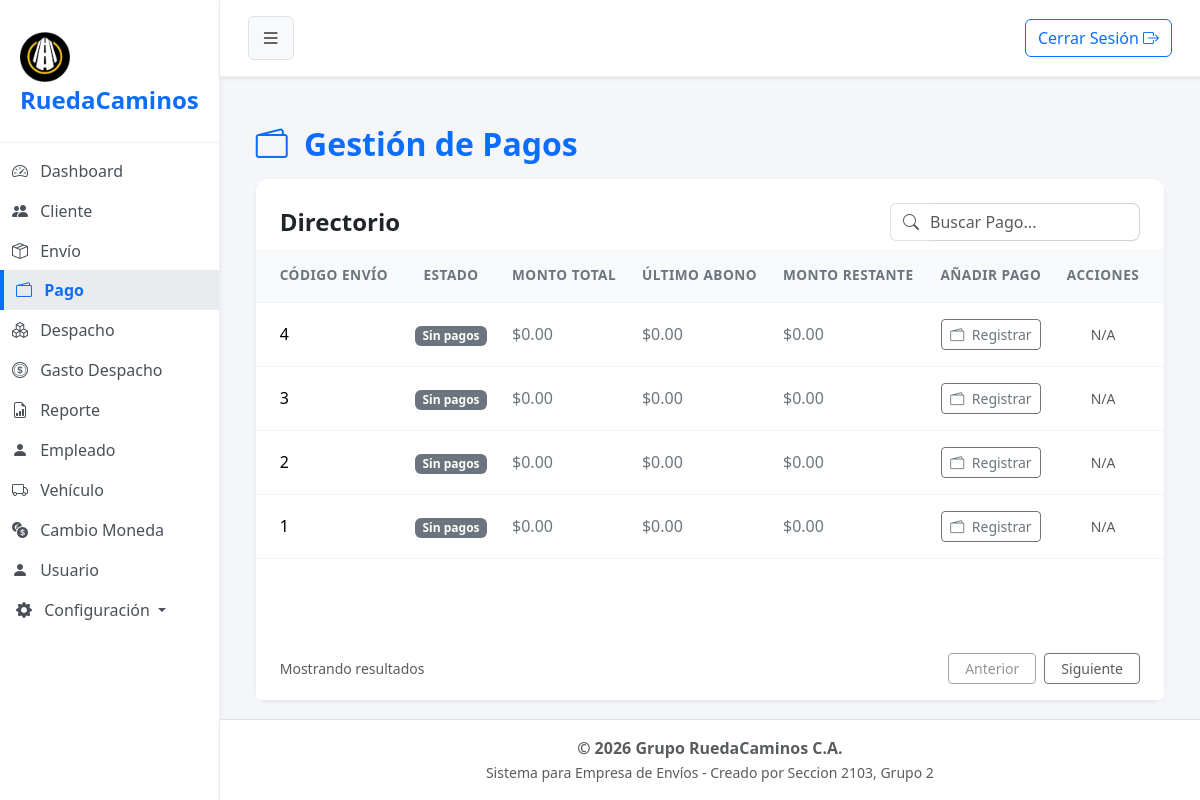
The page /?url=pago (signed in) on the database as committed earlier.
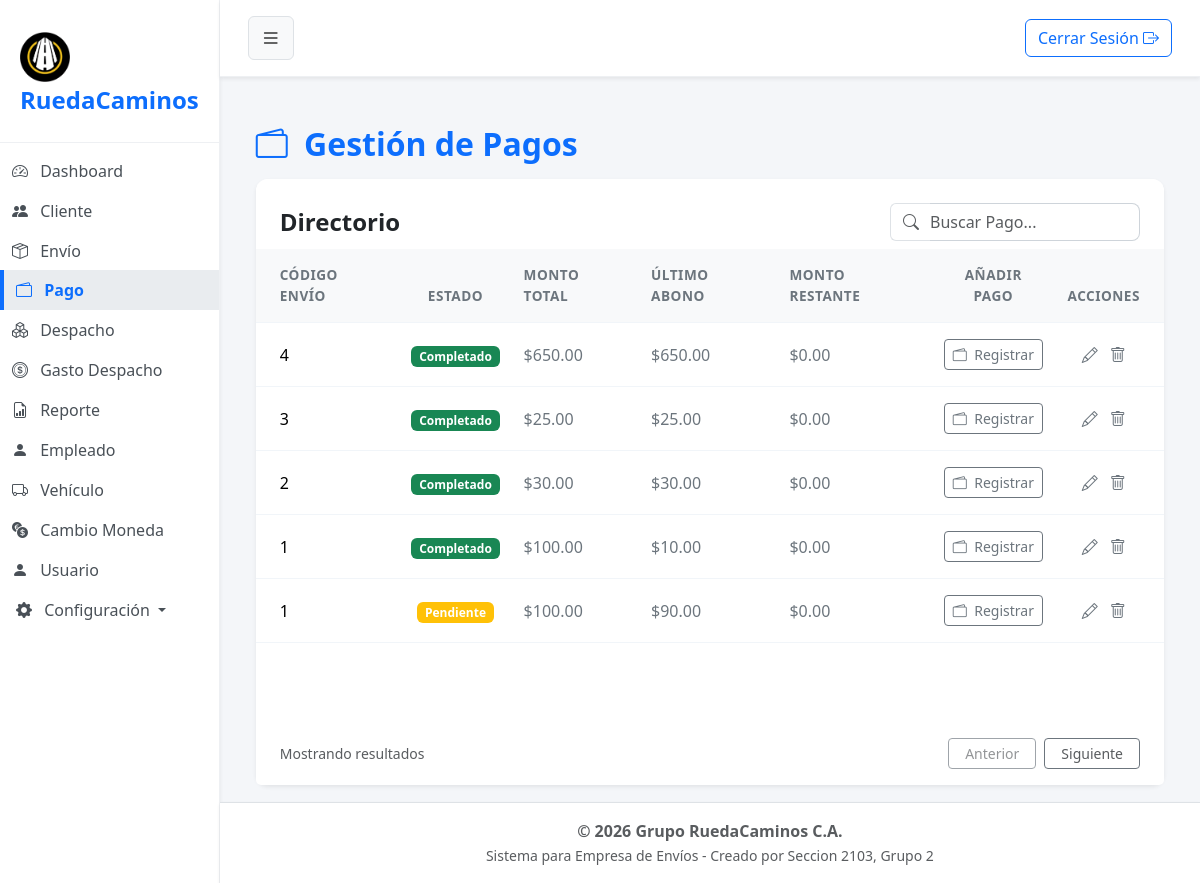
The same page on the database as committed later.
### tables this page shows
CREATE TABLE `envio` (
  `cod_envio` int(11) NOT NULL,
  `fecha` datetime NOT NULL,
  `monto_total` decimal(8,2) DEFAULT NULL,
  `estado` tinyint(1) NOT NULL,
  `cod_despacho` int(11) DEFAULT NULL,
  `peso_total` decimal(6,2) DEFAULT NULL,
  `anchura` decimal(5,2) NOT NULL,
  `altura` decimal(5,2) NOT NULL,
  `descrip_contenido` varchar(50) NOT NULL,
  `distancia_total` float(7,2) DEFAULT NULL,
  `cod_unidadmedida` int(1) DEFAULT NULL,
  `cod_preciokilometraje` int(11) DEFAULT NULL,
  `estatus_fragil` tinyint(1) NOT NULL
);

CREATE TABLE `pago` (
  `cod_pago` int(11) NOT NULL,
  `fecha` date NOT NULL,
  `hora` datetime NOT NULL,
  `monto` decimal(8,2) NOT NULL,
  `referencia` varchar(20) NOT NULL,
  `estado_pago` tinyint(1) NOT NULL DEFAULT 0,
  `cod_envio` int(11) NOT NULL,
  `estado` tinyint(1) NOT NULL,
  `cod_detallepago` int(11) NOT NULL
);

CREATE TABLE `detalle_pago` (
  `cod_detallepago` int(11) NOT NULL,
  `referencia` int(11) NOT NULL,
  `cod_metodopago` int(1) NOT NULL,
  `cod_banco` int(1) NOT NULL,
  `monto` decimal(8,2) NOT NULL
);

### app/controller/pagoController.php (called while the page is built, shortened)
<?php
$pago = new Pago();
$registros = $pago->obt_RegistrosPago();
include 'app/view/layout/header.php';
include 'app/view/pago/pagoView.php';
include 'app/view/layout/footer.php';
?>

### index.php (called while the page is built, shortened)
<?php
    $frontController = new FrontController();
?>

### app/config/Conexion.php (called while the page is built, shortened)
<?php
abstract class Conexion
{
    public $host = "localhost";
    public $namedb = "grupo_ruedacaminos";
    public $userdb = "root";
    public $passwd = "";
    public function __construct()
    {
        $this->conexion = $this->getConnection();
    }
    public function getConnection(): PDO
    {
        try {
            $dsn = "mysql:host=" . $this->host . ";dbname=" . $this->namedb . ";charset=utf8";
            $conexion = new PDO($dsn, $this->userdb, $this->passwd);
            $conexion->setAttribute(PDO::ATTR_ERRMODE, PDO::ERRMODE_EXCEPTION);
        } catch (PDOException $error) {
            die('No se pudo conectar a la base de datos, error:' . $error->getMessage());
        }
        return $conexion;
    }
}

### app/model/Pago.php (called while the page is built, shortened)
<?php
class Pago extends Conexion
{
    public function obt_RegistrosPago()
    {
        try {
            $sentencia = "SELECT e.cod_envio, e.monto_total, e.estado as estado_envio, p.cod_pago, p.fecha, p.hora, p.referencia, p.estado_pago, d.cod_detallepago, d.referencia as ref_detalle, d.monto as monto_abonado, m.nombre as metodo_pago, b.nombre as banco_nombre, d.cod_metodopago, d.cod_banco, (SELECT SUM(dp2.monto) FROM pago p2 INNER JOIN detalle_pago dp2 ON p2.cod_detallepago = dp2.cod_detallepago WHERE p2.cod_envio = e.cod_envio AND p2.estado = 1) as total_abonado_envio FROM envio e LEFT JOIN pago p ON e.cod_envio = p.cod_envio AND p.estado = 1 LEFT JOIN detalle_pago d ON p.cod_detallepago = d.cod_detallepago LEFT JOIN metodo_pago m ON d.cod_metodopago = m.cod_metodo LEFT JOIN banco b ON d.cod_banco = b.cod_banco WHERE e.estado = 1 ORDER BY e.cod_envio DESC, p.cod_pago DESC";
            $select = $this->conexion->prepare($sentencia);
            $select->execute();
            return $select->fetchAll(\PDO::FETCH_ASSOC);
        } catch (\PDOException $e) {
            return [];
        }
    }
}

### app/view/pago/componentes/tabla.php (the view)
<div class="card-body p-0">
    <div class="table-responsive">
        <table class="table table-hover align-middle mb-0">
            <thead class="table-light table-header-custom">
                <tr>
                    <th class="ps-4">CÓDIGO ENVÍO</th>
                    <th class="text-center">ESTADO</th>
                    <th>MONTO TOTAL</th>
                    <th>ÚLTIMO ABONO</th>
                    <th>MONTO RESTANTE</th>
                    <th class="text-center">AÑADIR PAGO</th>
                    <th class="pe-4 text-center">ACCIONES</th>
                </tr>
            </thead>
            <tbody>
                <?php if (!empty($registros)): ?>
                    <?php foreach ($registros as $value):
                        $montoTotal = $value['monto_total'] ?? 0;
                        $totalAbonadoEnvio = $value['total_abonado_envio'] ?? 0;
                        $montoRestante = $montoTotal - $totalAbonadoEnvio;
                        $montoBaseEditar = $montoRestante + ($value['monto_abonado'] ?? 0);
                        $tienePago = !empty($value['cod_pago']);
                    ?>
                        <tr>
                            <td class="ps-4 fw-medium"><?= $value['cod_envio']; ?></td>
                            <td class="text-center">
                                <?php if ($tienePago): ?>
                                    <span class="badge bg-<?= ($value['estado_pago'] == 1) ? 'success' : 'warning'; ?>">
                                        <?= ($value['estado_pago'] == 1) ? 'Completado' : 'Pendiente'; ?>
                                    </span>
                                <?php else: ?>
                                    <span class="badge bg-secondary">Sin pagos</span>
                                <?php endif; ?>
                            </td>
                            <td class="text-secondary">$<?= number_format($montoTotal, 2); ?></td>
                            <td class="text-secondary">$<?= number_format($value['monto_abonado'] ?? 0, 2); ?></td>
                            <td class="text-secondary">$<?= number_format(max(0, $montoRestante), 2); ?></td>
                            <td class="text-center">
                                <button type="button" class="btn btn-outline-secondary btn-sm"
                                    data-bs-toggle="modal"
                                    data-bs-target="#registerPago"
                                    data-envio="<?= $value['cod_envio']; ?>"
                                    data-montorestante="<?= max(0, $montoRestante); ?>">
                                    <i class="bi bi-wallet2 me-1"></i> Registrar
                                </button>
                            </td>
                            <td class="pe-4 text-center">
                                <?php if ($tienePago): ?>
                                    <a href="#" class="text-secondary me-2 text-decoration-none" title="Editar"
                                        data-bs-toggle="modal" data-bs-target="#modalEditarPago"
                                        data-id="<?= $value['cod_pago']; ?>"
                                        data-envio="<?= $value['cod_envio']; ?>"
                                        data-monto="<?= $value['monto_abonado']; ?>"
                                        data-referencia="<?= $value['referencia']; ?>"
                                        data-estatus="<?= $value['estado_pago']; ?>"
                                        data-metodo="<?= $value['cod_metodopago'] ?? ''; ?>"
                                        data-banco="<?= $value['cod_banco'] ?? ''; ?>"
                                        data-detalle="<?= $value['cod_detallepago']; ?>"
                                        data-montobaseeditar="<?= max(0, $montoBaseEditar); ?>">
                                        <i class="bi bi-pencil"></i>
                                    </a>
                                    <a href="#" class="text-secondary text-decoration-none btn-eliminar" title="Eliminar"
                                        data-id="<?= $value['cod_pago']; ?>">
                                        <i class="bi bi-trash"></i>
                                    </a>
                                <?php else: ?>
                                    <span class="text-muted small">N/A</span>
                                <?php endif; ?>
                            </td>
                        </tr>
                    <?php endforeach; ?>
                <?php else: ?>
                    <tr>
                        <td colspan="7" class="text-center text-muted py-4">No hay envíos registrados actualmente.</td>
                    </tr>
                <?php endif; ?>
            </tbody>
        </table>
    </div>
</div>

Rows that differ between the two databases and show on the page:
no longer on this page (row edited): envio: cod_envio "4", shows "Sin pagos", monto_total "0.00", monto_abonado "0.00", max(0, $montoRestante) "0.00", shows "N/A"
no longer on this page (row edited): envio: cod_envio "3", shows "Sin pagos", monto_total "0.00", monto_abonado "0.00", max(0, $montoRestante) "0.00", shows "N/A"
no longer on this page (row edited): envio: cod_envio "2", shows "Sin pagos", monto_total "0.00", monto_abonado "0.00", max(0, $montoRestante) "0.00", shows "N/A"
no longer on this page (row edited): envio: cod_envio "1", shows "Sin pagos", monto_total "0.00", monto_abonado "0.00", max(0, $montoRestante) "0.00", shows "N/A"
added pago: cod_envio.cod_envio "4", estado_pago "Completado", cod_envio.monto_total "650.00", cod_detallepago.monto "650.00", max(0, $montoRestante) "0.00"
added pago: cod_envio.cod_envio "3", estado_pago "Completado", cod_envio.monto_total "25.00", cod_detallepago.monto "25.00", max(0, $montoRestante) "0.00"
added pago: cod_envio.cod_envio "2", estado_pago "Completado", cod_envio.monto_total "30.00", cod_detallepago.monto "30.00", max(0, $montoRestante) "0.00"
added pago: cod_envio.cod_envio "1", estado_pago "Completado", cod_envio.monto_total "100.00", cod_detallepago.monto "10.00", max(0, $montoRestante) "0.00"
added pago: cod_envio.cod_envio "1", estado_pago "Pendiente", cod_envio.monto_total "100.00", cod_detallepago.monto "90.00", max(0, $montoRestante) "0.00"
